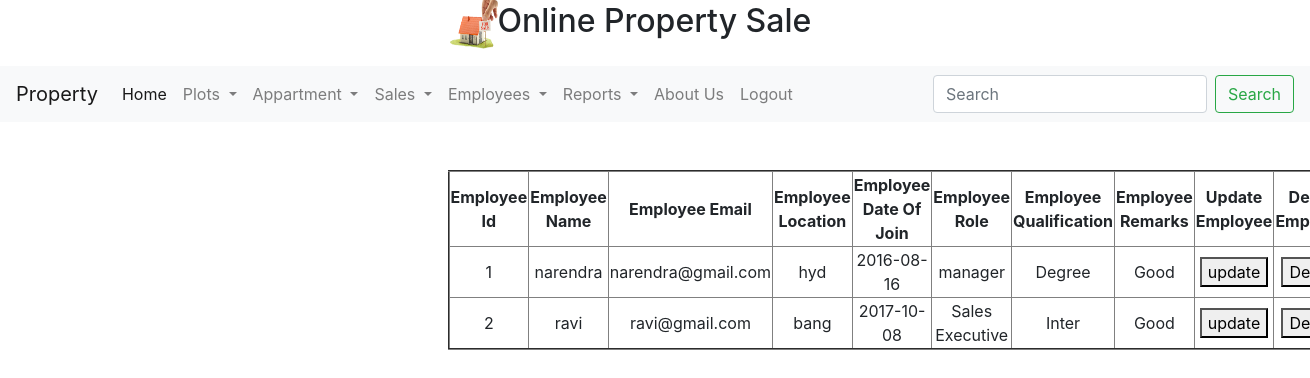
/employee/viewallemp/, run on the app's committed database.
### employee/models.py (models this page shows)
class EmployeeDetails(models.Model):
    emp_id = models.IntegerField(primary_key=True)
    emp_name = models.CharField(max_length=100)
    emp_mail = models.EmailField()
    emp_location = models.CharField(max_length=100)
    emp_doj = models.CharField(max_length=100)
    emp_role = models.CharField(max_length=100)
    emp_qualificatiov = models.CharField(max_length=100)
    emp_remarks = models.CharField(max_length=100)

### employee/views.py (the view)
# urls.py: path('viewallemp/',views.viewAllEmp,name = 'viewallemp'),
def viewAllEmp(request):
    emp_obj = EmployeeDetails.objects.all()
    return render(request,'emp/allemp.html',{'data':emp_obj})

### templates/emp/allemp.html (shortened to what this page needs)
{% extends 'base2.html' %}
{% block content %}
<table align="center" border="2">
    <tr>
        <th>Employee Id</th>
        <th>Employee Name</th>
        <th>Employee Email</th>
        <th>Employee Location</th>
        <th>Employee Date Of Join</th>
        <th>Employee Role</th>
        <th>Employee Qualification</th>
        <th>Employee Remarks</th>
        <th>Update Employee</th>
        <th>Delete Employee</th>
    </tr>
    {% for details in data %}
    <tr>
        <td>{{ details.emp_id }}</td>
        <td>{{ details.emp_name }}</td>
        <td>{{ details.emp_mail }}</td>
        <td>{{ details.emp_location }}</td>
        <td>{{ details.emp_doj }}</td>
        <td>{{ details.emp_role }}</td>
        <td>{{ details.emp_qualificatiov }}</td>
        <td>{{ details.emp_remarks }}</td>
        <td>
            <form action = "/employee/updateemp/" method="post">
                <button type="submit">update</button>
            </form>
        </td>
        <td>
            <form action = "/employee/showdelemp/" method="post">
                <button type="submit">Delete</button>
            </form>
        </td>
    </tr>
    {% endfor %}
</table>
{% endblock %}

### templates/base2.html (shortened to what this page needs)
{% extends 'home.html' %}
{% block body %}
<nav class="navbar navbar-expand-lg navbar-light bg-light">
  <a class="navbar-brand" href="#">Property</a>
  <div class="collapse navbar-collapse" id="navbarSupportedContent">
    <ul class="navbar-nav mr-auto">
      <li class="nav-item active">
        <a class="nav-link" href="/welcome/">Home <span class="sr-only">(current)</span></a>
      </li>
        <li class="nav-item dropdown">
        <a class="nav-link dropdown-toggle" href="#" id="navbarDropdown" role="button" data-toggle="dropdown" aria-haspopup="true" aria-expanded="false">
          Plots
        </a>
      </li>
        <li class="nav-item dropdown">
        <a class="nav-link dropdown-toggle" href="#" id="navbarDropdown" role="button" data-toggle="dropdown" aria-haspopup="true" aria-expanded="false">
          Appartment
        </a>
      </li>
        <li class="nav-item dropdown">
        <a class="nav-link dropdown-toggle" href="#" id="navbarDropdown" role="button" data-toggle="dropdown" aria-haspopup="true" aria-expanded="false">
          Sales
        </a>
      </li>
        <li class="nav-item dropdown">
        <a class="nav-link dropdown-toggle" href="#" id="navbarDropdown" role="button" data-toggle="dropdown" aria-haspopup="true" aria-expanded="false">
          Employees
        </a>
      </li>
      <li class="nav-item dropdown">
        <a class="nav-link dropdown-toggle" href="#" id="navbarDropdown" role="button" data-toggle="dropdown" aria-haspopup="true" aria-expanded="false">
          Reports
        </a>
      </li>
        <li class="nav-item">
        <a class="nav-link" href="#">About Us</a>
      </li>
      <li class="nav-item">
        <a class="nav-link " href="/accounts/logout/">Logout</a>
      </li>
    </ul>
    <form class="form-inline my-2 my-lg-0">
      <input class="form-control mr-sm-2" type="search" placeholder="Search" aria-label="Search">
      <button class="btn btn-outline-success my-2 my-sm-0" type="submit">Search</button>
    </form>
  </div>
</nav>
<br><br>
    <div class="container">
    <div class="row">
			<div class="col-md-5 mx-auto">
			<div id="first">
				<div class="myform form ">
					 <div class="logo mb-3">
						 <div class="col-md-12 text-center">
                            {% block content %}
                            {% endblock %}
                        </div>
                     </div>
                </div>
            </div>
            </div>
    </div>
    </div>
{% endblock %}

### templates/home.html (shortened to what this page needs)
<!DOCTYPE html>
{% load static %}
<html lang="en">
<head>
  <link rel="stylesheet" type="text/css" href="{% static 'css/bootstrap.min.css' %}">
    <link rel="stylesheet" type="text/css" href="https://cdnjs.cloudflare.com/ajax/libs/font-awesome/4.7.0/css/font-awesome.min.css">
</head>
<body>
  <main>
    {% block head %}
        <div class="container">
        <div class="row">
			<div class="col-md-5 mx-auto">
			<div id="first">
				<div class="myform form ">
					 <div class="logo mb-3">
						 <div class="col-md-12 text-center">
                             <div class="form-inline">
                                <img src="{% static 'images/forsale.png' %}" class="rounded" alt="Cinque Terre" width="50" height="50">
                            <h2>Online Property Sale</h2>
                             </div>
                         </div>
                     </div>
                </div>
            </div>
            </div>
        </div>
        </div>
    {% endblock %}
{% block body %}{% endblock %}
  </main>
</body>
</html>

### data on the page
EmployeeDetails: emp_id "1", emp_name "narendra", emp_mail "narendra@gmail.com", emp_location "hyd", emp_doj "2016-08-16", emp_role "manager", emp_qualificatiov "Degree", emp_remarks "Good"
EmployeeDetails: emp_id "2", emp_name "ravi", emp_mail "ravi@gmail.com", emp_location "bang", emp_doj "2017-10-08", emp_role "Sales Executive", emp_qualificatiov "Inter", emp_remarks "Good"
